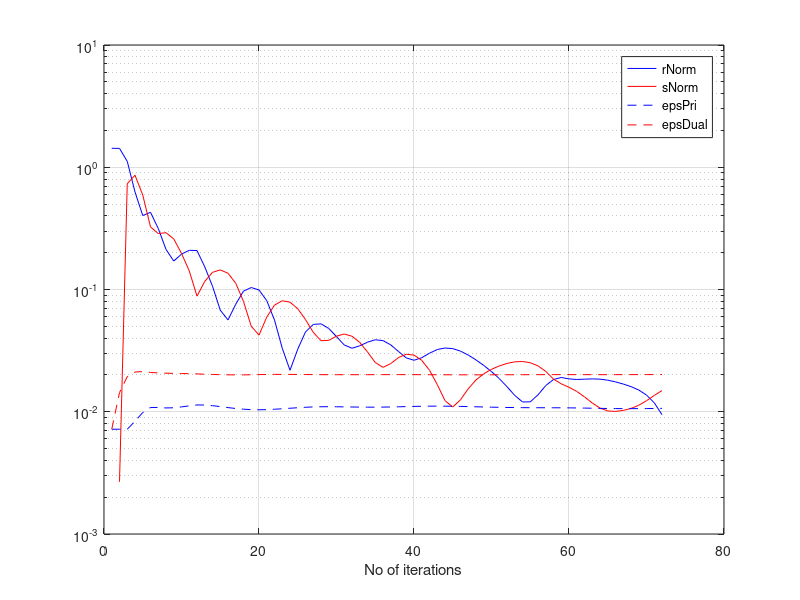

This figure's MATLAB source:
clear all;
close all; 

m = 10;
n = 30;
A = randn(m,n);
xOrig = randn(n,1);
b = A*xOrig;
rho = 1;
toleranceAbs = 1e-5;
toleranceRel = 5e-3;

x = zeros(n,1);
z = zeros(n,1); 
u = zeros(n,1);

% Run the loop
for k = 1:1000
    x = (eye(n)-A'*inv(A*A')*A)*(z-u)-A'*inv(A*A')*b;
    zold = z;
    z = max(0,x+u-(1/rho)) - max(0,-(x+u)-(1/rho));    
    u = u + x - z; 
    history.rNorm(k) = norm(x-z);
    history.sNorm(k) = norm(-rho*(z-zold));
    history.epsPri(k) = sqrt(n)*toleranceAbs+toleranceRel*max(norm(x), norm(-z));
    history.epsDual(k) = sqrt(n)*toleranceAbs+toleranceRel*norm(rho*u);
    
    if (history.rNorm(k) < history.epsPri(k) && history.sNorm(k) ...
            < history.epsDual(k))
        break        
    end
end
IterDim = [1:length(history.rNorm)];
figure; semilogy(IterDim, history.rNorm, 'b', IterDim, history.sNorm, 'r', ...
    IterDim, history.epsPri, '--b', IterDim, history.epsDual, '--r'); 
legend('rNorm', 'sNorm', 'epsPri', 'epsDual'); grid on; 
xlabel('No of iterations'); 

